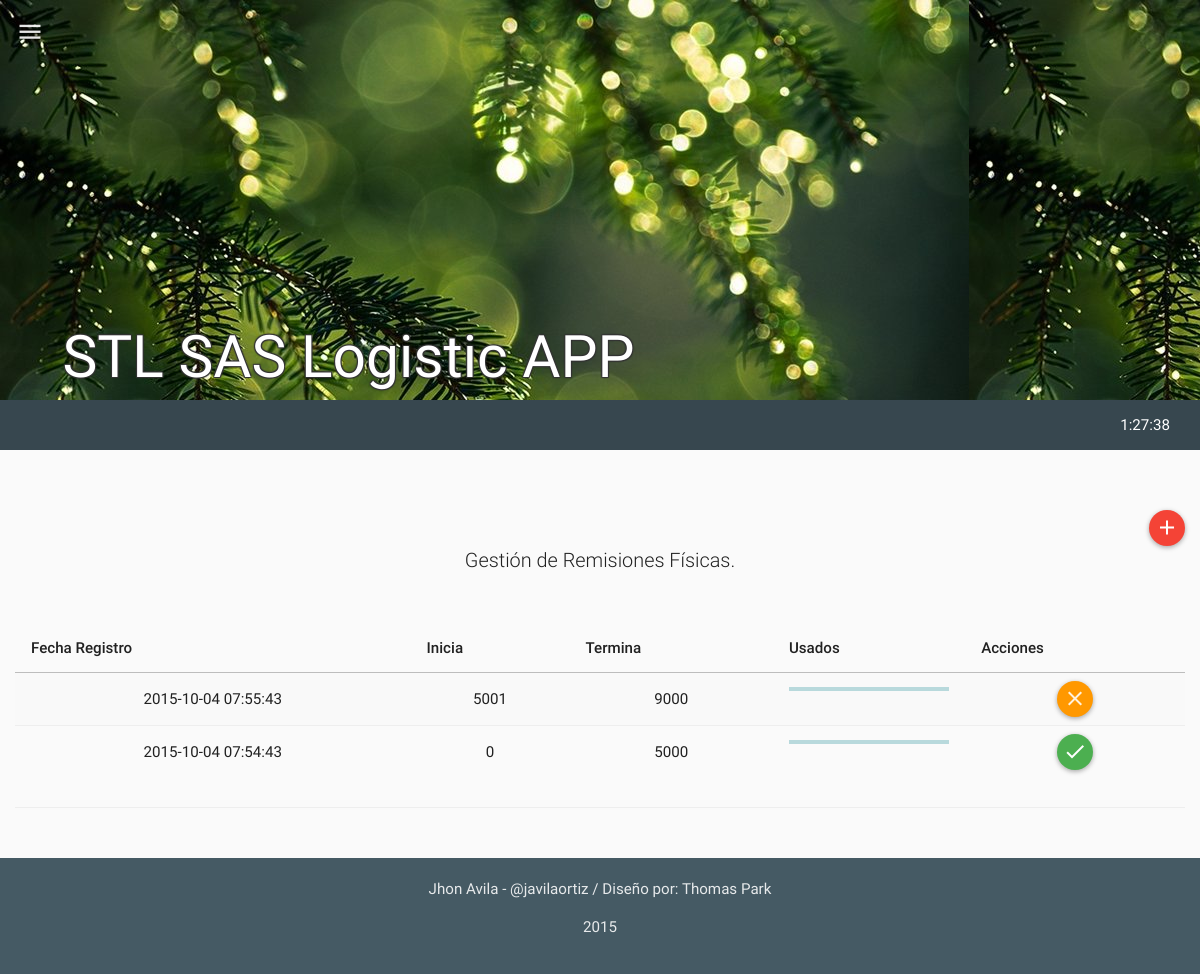
/mods/rfisicas/rfisicas.php (signed in), run on an earlier commit of the app's database.
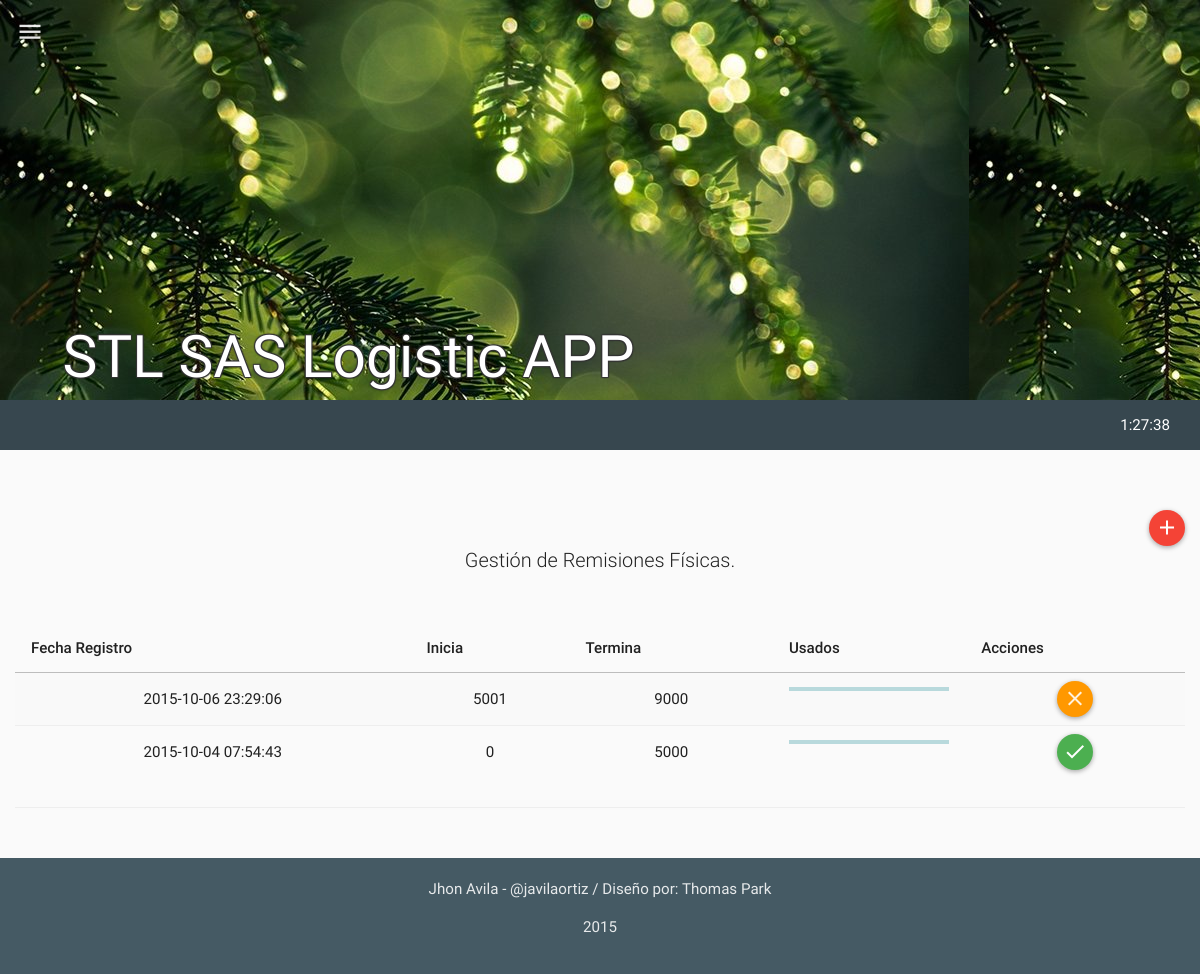
And on a later commit of the database.
### tables this page shows
CREATE TABLE IF NOT EXISTS `tbl_remisiones_fisicas` (
  `rf_id` int(11) NOT NULL,
  `rf_tipo_doc` varchar(60) NOT NULL,
  `rf_dig_ini` int(11) NOT NULL,
  `rf_dig_fin` int(11) NOT NULL,
  `rf_cant_usados` int(11) NOT NULL,
  `rf_timestamp` timestamp NOT NULL DEFAULT CURRENT_TIMESTAMP ON UPDATE CURRENT_TIMESTAMP,
  `rf_created` int(11) NOT NULL,
  `rf_estado` int(11) NOT NULL
);

### php/rfisicas.php (the view, shortened to what this page needs)
<?php
class rfisicas{
  function get_rfisicas(){
    $rt = new route();
    if(isset($_SESSION["ses_id"])){
      $qry='SELECT * FROM tbl_remisiones_fisicas ORDER BY rf_timestamp DESC ';
      $res = mysql_query($qry);
      $item =" ";
      $script ="<script>$(document).ready(function(){";
      while($row_res = mysql_fetch_assoc($res)) {
          $porcentaje=(($row_res["rf_cant_usados"]*100)/($row_res["rf_dig_fin"]-$row_res["rf_dig_ini"]));
          if ($row_res["rf_estado"]==1) {
            $btn = '<div id="act-button" style="display:" onclick="change(1, '.$row_res['rf_id'].')" class="btn btn-floating-mini btn-success" title="Activar Paquete"><i class="md  md-done"></i></div>
                  <div id="des-button" style="display:none" onclick="change(2, '.$row_res['rf_id'].')" class="btn btn-floating-mini btn-warning" title="Desactivar Paquete"><i class="md  md-close"></i></div>';
          }else{
            $btn = '<div id="act-button" style="display:none" onclick="change(1, '.$row_res['rf_id'].')" class="btn btn-floating-mini btn-success" title="Activar Paquete"><i class="md  md-done"></i></div>
                  <div id="des-button" style="display:" onclick="change(2, '.$row_res['rf_id'].')" class="btn btn-floating-mini btn-warning" title="Desactivar Paquete"><i class="md  md-close"></i></div>';
          }
        $item.='
              <tr>
                <td>'.$row_res["rf_timestamp"].'</td>
                <td>'.$row_res["rf_dig_ini"].'</td>
                <td>'.$row_res["rf_dig_fin"].'</td>
                <td><div class="progress progress-striped active">
                      <div class="progress-bar" title="'.$row_res["rf_cant_usados"].'  ('.$porcentaje.'%)" style="width: '.$porcentaje.'%; height:10px;"></div>
                    </div>
                </td>
                <td>
                '.$btn.'
                </td>
              </tr>
        ';
        $script.='';
      }
      $script.='});</script>';
    }
    else{$rt->routing($rt->path("login"));}
    $html='
          <table class="table table-striped table-hover ">
            <thead>
              <tr>
                <th>Fecha Registro</th>
                <th>Inicia</th>
                <th>Termina</th>
                <th>Usados</th>
                <th>Acciones</th>
              </tr>
            </thead>
            <tbody>
              '.$item.'
            </tbody>
          </table>
    ';
    return $script.$html;
  }
}
?>

What changed in the data, as far as the page shows it:
changed tbl_remisiones_fisicas (number 1 of 2 on the later page): rf_timestamp "2015-10-04 07:55:43" → "2015-10-06 23:29:06"
